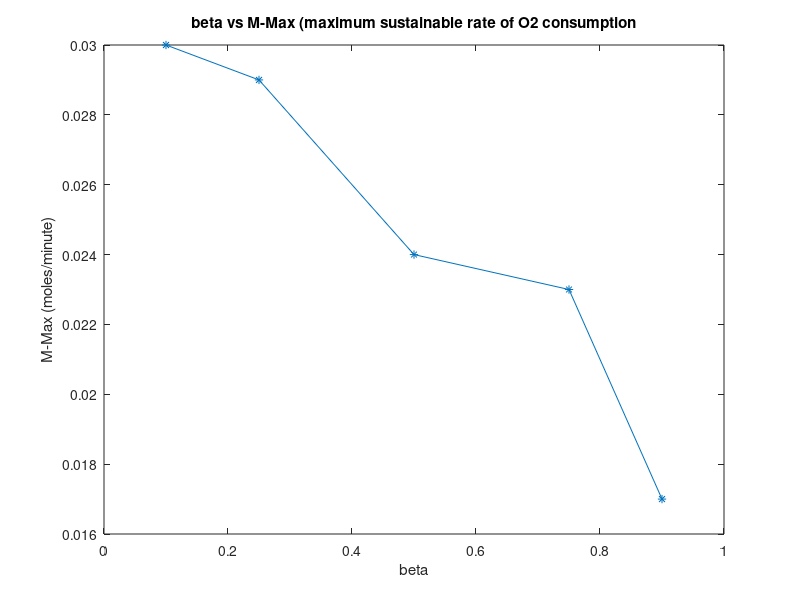

Recreate this plot in MATLAB.
%when M is too big while running my lung.m code and breaks cvsolve.m I note down the M value below.
close all;
betalist = [0.1 0.25 0.5 0.75 0.9];
Mlist = [0.03 0.0290 0.0240 0.0230 0.0170]

plot(betalist, Mlist, '-*');
xlabel('beta')
ylabel('M-Max (moles/minute)');
title('beta vs M-Max (maximum sustainable rate of O2 consumption')